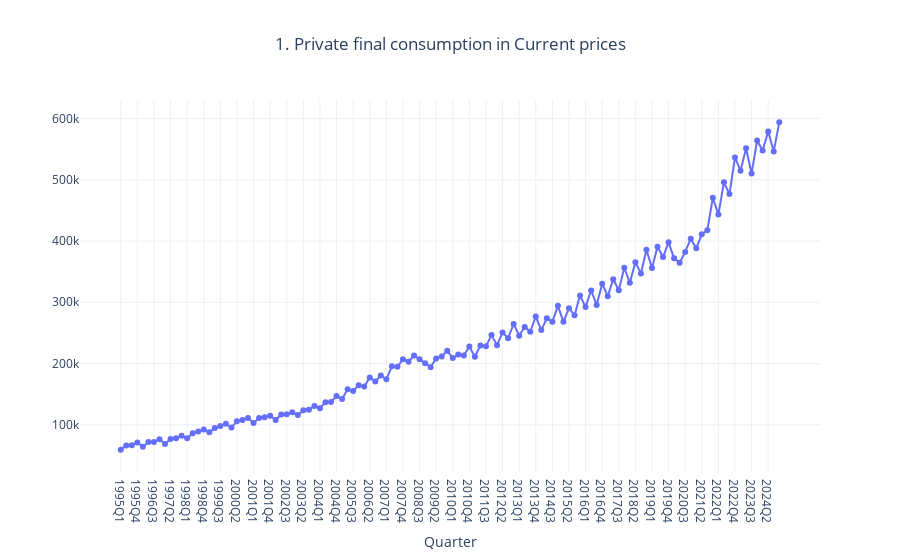

Write notebook code for a chart like this one.
### Code cell
def charts_grossDomesticProduct(value_unit:str,Category)->go.Figure:
    return (
        pd.read_sql_query('SELECT * FROM GDP', conn)
        .set_index(['Value unit','Category'])
        .loc[pd.IndexSlice[value_unit, Category,:], :]#.T
        .reset_index().T
        .iloc[2:].reset_index(names = 'Quarter')
        .rename(columns = {0:Category})
        .assign(**{Category: lambda x: x[Category].astype(float)})
        .plot(x='Quarter', y=Category, title = f"{Category} in {value_unit}", kind='line', markers=True, template='plotly_white')
        .update_layout(title_x = 0.5)   
        .update_yaxes(title_text = '')
    )

charts_grossDomesticProduct(value_unit= 'Current prices', Category = '1. Private final consumption')

### Figure 1 — Plotly figure (JSON) as saved in the notebook; plotly's stock layout.template omitted (floating-point values rounded to 4 significant figures)
{"data": [{"hovertemplate": "Quarter=%{x}<br>1. Private final consumption=%{y}<extra></extra>", "legendgroup": "", "line": {"color": "#636efa", "dash": "solid"}, "marker": {"symbol": "circle"}, "mode": "lines+markers", "name": "", "orientation": "v", "showlegend": false, "type": "scatter", "x": ["1995Q1", "1995Q2", "1995Q3", "1995Q4", "1996Q1", "1996Q2", "1996Q3", "1996Q4", "1997Q1", "1997Q2", "1997Q3", "1997Q4", "1998Q1", "1998Q2", "1998Q3", "1998Q4", "1999Q1", "1999Q2", "1999Q3", "1999Q4", "2000Q1", "2000Q2", "2000Q3", "2000Q4", "2001Q1", "2001Q2", "2001Q3", "2001Q4", "2002Q1", "2002Q2", "2002Q3", "2002Q4", "2003Q1", "2003Q2", "2003Q3", "2003Q4", "2004Q1", "2004Q2", "2004Q3", "2004Q4", "2005Q1", "2005Q2", "2005Q3", "2005Q4", "2006Q1", "2006Q2", "2006Q3", "2006Q4", "2007Q1", "2007Q2", "2007Q3", "2007Q4", "2008Q1", "2008Q2", "2008Q3", "2008Q4", "2009Q1", "2009Q2", "2009Q3", "2009Q4", "2010Q1", "2010Q2", "2010Q3", "2010Q4", "2011Q1", "2011Q2", "2011Q3", "2011Q4", "2012Q1", "2012Q2", "2012Q3", "2012Q4", "2013Q1", "2013Q2", "2013Q3", "2013Q4", "2014Q1", "2014Q2", "2014Q3", "2014Q4", "2015Q1", "2015Q2", "2015Q3", "2015Q4", "2016Q1", "2016Q2", "2016Q3", "2016Q4", "2017Q1", "2017Q2", "2017Q3", "2017Q4", "2018Q1", "2018Q2", "2018Q3", "2018Q4", "2019Q1", "2019Q2", "2019Q3", "2019Q4", "2020Q1", "2020Q2", "2020Q3", "2020Q4", "2021Q1", "2021Q2", "2021Q3", "2021Q4", "2022Q1", "2022Q2", "2022Q3", "2022Q4", "2023Q1", "2023Q2", "2023Q3", "2023Q4", "2024Q1", "2024Q2", "2024Q3", "2024Q4"], "xaxis": "x", "y": [59393, 66165, 66669, 70976, 64243, 71740, 71942, 76479, 68814, 76883, 78105, 81982, 77899, 86036, 89006, 92346, 87832, 94777, 98154, 101631, 95422, 105898, 107771, 111184, 103049, 110995, 112332, 114879, 107802, 116635, 117158, 120263, 115976, 123519, 124572, 130482, 127096, 136655, 137318, 146934, 141941, 157973, 155340, 164696, 162286, 177280, 170643, 180437, 174191, 195497, 194534, 207078, 202838, 213225, 206923, 200507, 194060, 208326, 211659, 220752, 208958, 214615, 213249, 227594, 211047, 229585, 228323, 246359, 229847, 250752, 241301, 264547, 245434, 259586, 252047, 276752, 254617, 273908, 268030, 294191, 268301, 290269, 278625, 310921, 292282, 319315, 295713, 330412, 309876, 337684, 319581, 356369, 331848, 365424, 347099, 385812, 355771, 390743, 374007, 397832, 371762, 364521, 382155, 403521, 388003, 410919, 417680, 470462, 443099, 495744, 476605, 536509, 514846, 551475, 510033, 564106, 547750, 578964, 546104, 593704], "yaxis": "y"}], "layout": {"legend": {"tracegroupgap": 0}, "title": {"text": "1. Private final consumption in Current prices", "x": 0.5}, "xaxis": {"anchor": "y", "domain": [0, 1], "title": {"text": "Quarter"}}, "yaxis": {"anchor": "x", "domain": [0, 1], "title": {"text": ""}}}}
